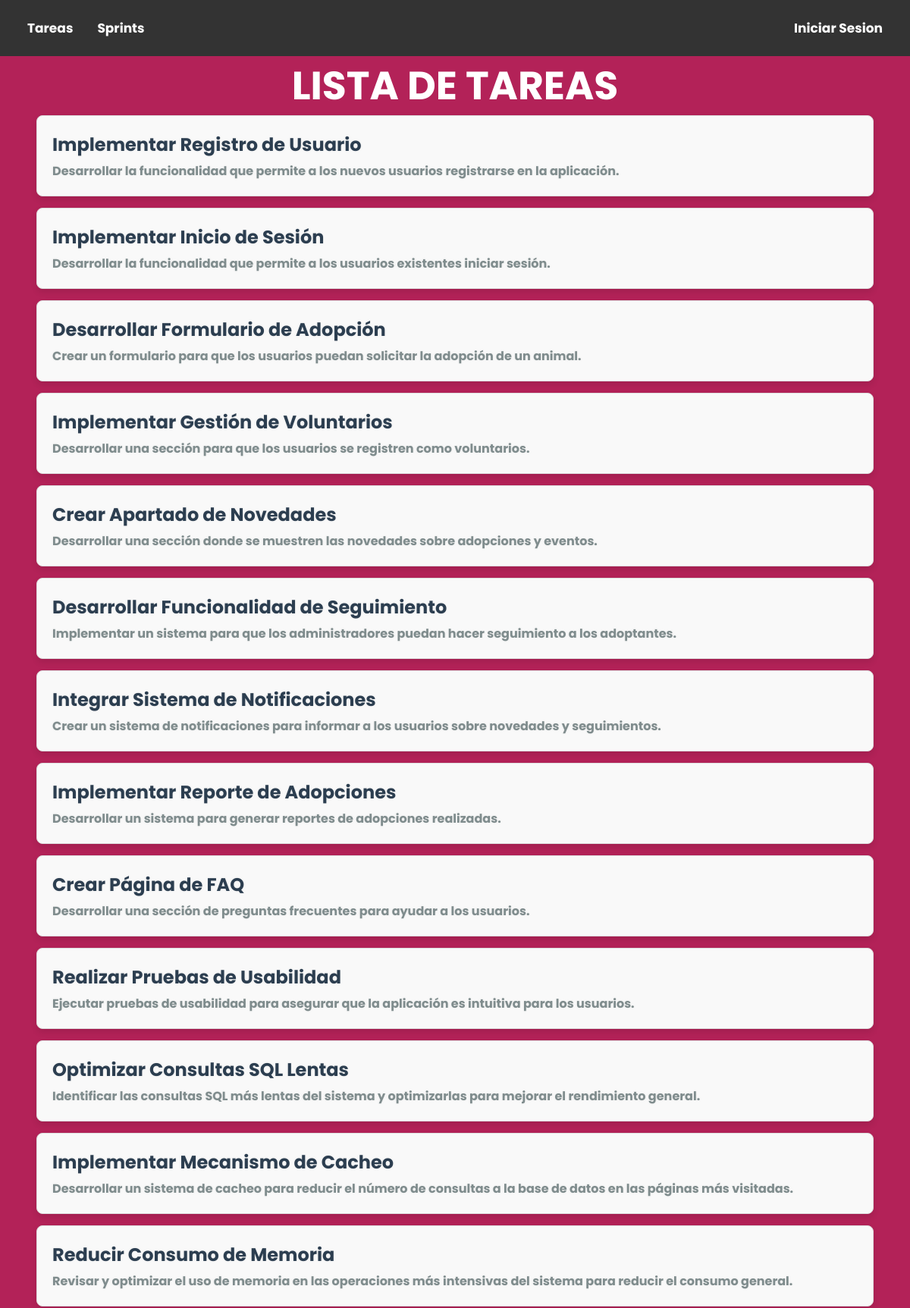
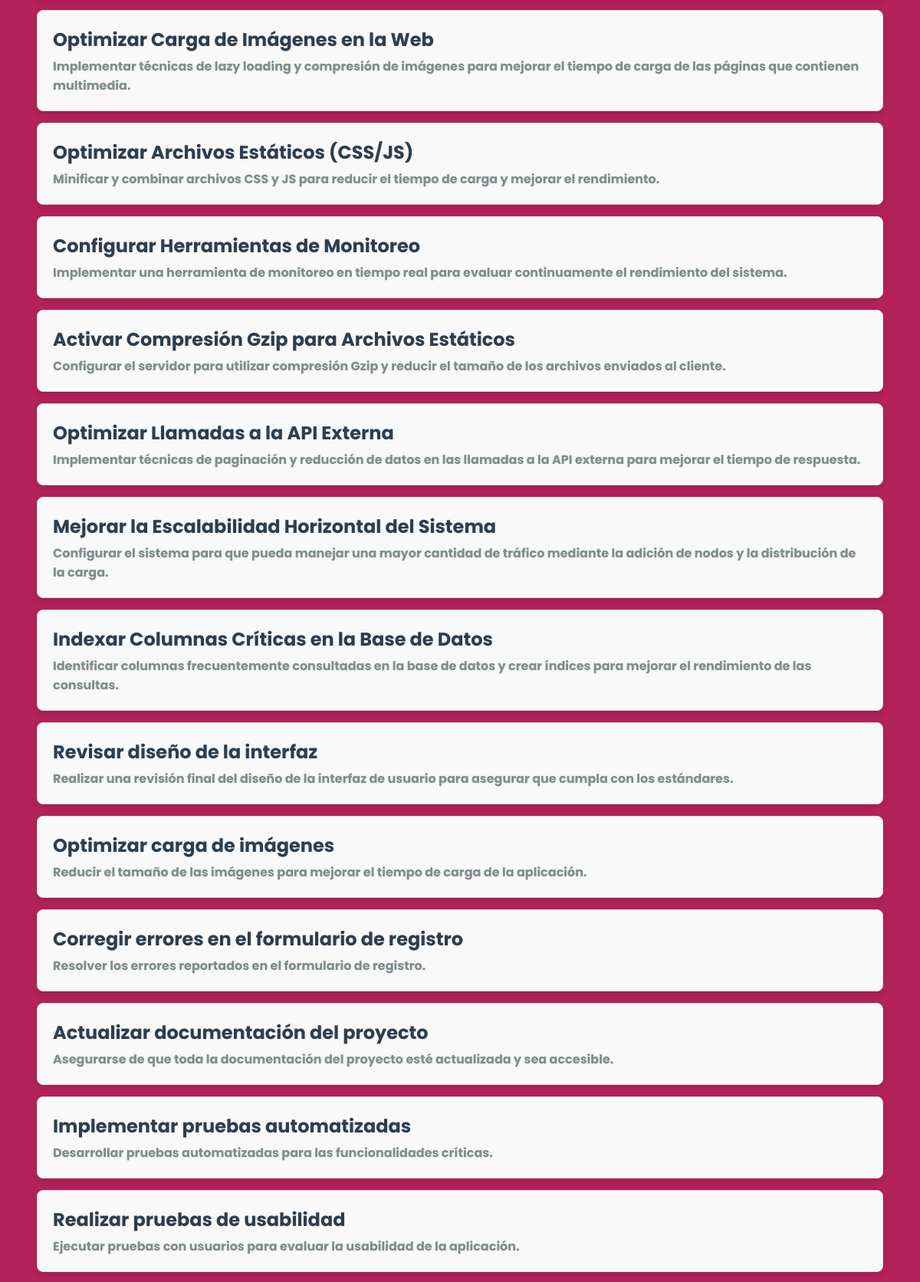
Page /tareas/ (upper part) on the committed database (2 pictures, top to bottom).
### scrum/models.py (models this page shows, shortened)
class Tarea(models.Model):
    PRIORIDADES = [
        ('BAJA', 'Baja'),
        ('MEDIA', 'Media'),
        ('ALTA', 'Alta'),
    ]
    titulo = models.CharField(max_length=200,
                              verbose_name="Titulo de la Tarea",  help_text="Un titulo que describa la tarea.") #Mejoras para mejor legibilidad en el apartado admin.
    descripcion = models.TextField(
        null=False,
        blank=True
    )
    criterios_aceptacion = models.TextField(
        blank=True,
        null=True
    )
    prioridad = models.CharField(
        max_length=10,
        choices=PRIORIDADES, #Son las opciones, en este caso la tupla PRIORIDADES
        default='BAJA'
    )
    estado = models.CharField(
        max_length=20,
        choices=ESTADOS,
        default='POR_HACER' #Por defecto es POR_HACER
    )
    esfuerzo_estimado = models.IntegerField(
        null=True,
        blank=True
    )
    responsable = models.ForeignKey( #Clave foranea
        User,
        null=True,
        on_delete=models.SET_NULL #Al eliminar el usuario se establece la relacion a NULL
    )
    sprint_asignado = models.ForeignKey( #Clave foranea
        'Sprint',
        null=True,
        blank=True,
        on_delete=models.SET_NULL #Al eliminar un Sprint, se establece la relación a NULL
    )
    fecha_de_creacion = models.DateTimeField(auto_now=True)
    fecha_de_actualizacion = models.DateTimeField(auto_now_add=True)
    fecha_de_finalizacion = models.DateTimeField(null=True,blank=True) #Campo de mejora, para agregar una fecha de finalizacion a la tarea
    dependencias = models.ManyToManyField(  #Relacion de muchos a muchos
        'self',
        symmetrical=False,  #La relación no es simétrica; permite dependencias unidireccionales
        blank=True #Puede estar en blanco
    )
    bloqueadores = models.TextField(
        null=True,  #Puedo ser nulo
        blank=True, #Puede estar en blanco
    )
    class Meta:   #Metadato, es decir informacion de los datos o en este caso el modelo
        constraints = [ #Condicionales o reglas que se aplican a los campos de la base de datos para garantizar la integridad de los datos
            models.CheckConstraint(check=Q(estado='POR_HACER') | Q(estado='EN_PROGRESO') | Q(estado='COMPLETADA'), name='estado_valido_tarea'),
            models.CheckConstraint(check=Q(prioridad='BAJA') | Q(prioridad='MEDIA') | Q(prioridad='ALTA'), name='prioridad_valido_tarea'),
            models.CheckConstraint(check=Q(esfuerzo_estimado__gte=0), name='esfuerzo_estimado_no_negativo'),
            models.CheckConstraint(
                check=Q(estado='COMPLETADA') | Q(fecha_de_finalizacion__isnull=True),
                name='fecha_finalizacion_tarea'
            ), #Constraint de mejora, si una tarea esta completada fecha de finalizacion puede tener un valor valido no null.
        ]

### scrum/views.py (the view)
# urls.py: path("tareas/",views.TareaListView.as_view(), name="tareas-lista"),
class TareaListView(ListView):
    model = Tarea
    template_name = "scrum/tareas_lista.html"
    context_object_name = "tareas"

### templates/scrum/tareas_lista.html
{% extends "base.html" %}
{% block content %}
<h2>LISTA DE TAREAS</h2>
<ul class="lista-tareas">
    {% for tarea in tareas %}
        <li class="tarea-item">
            <a href="{% url 'scrum:tarea-detalle' tarea.id %}">
                <div class="tarea-container">
                    <p class="tarea-titulo">{{ tarea.titulo }}</p>
                    <p class="tarea-descripcion">{{ tarea.descripcion }}</p>
                </div>
            </a>
        </li>
    {% endfor %}
</ul>
{% endblock %}

### static/css/estilos.css (style rules this page uses)
* { margin: 0; padding: 0; box-sizing: border-box; text-decoration: none; }
body { font-family: 'Poppins', sans-serif; background-color: #b32258; }
h2 { font-weight: bold; font-size: 52px; text-align: center; color: white; }
.lista-tareas { list-style-type: none; padding: 0; }
.tarea-item { margin-bottom: 15px; }
.tarea-container { padding: 20px; border: 1px solid #ddd; border-radius: 8px; background-color: #f9f9f9; box-shadow: 0px 4px 8px rgba(0, 0, 0, 0.1); margin-right: 3em; margin-left: 3em; transition: transform 0.3s ease, box-shadow 0.3s ease; }
.tarea-titulo { font-size: 1.5em; font-weight: bold; color: #2c3e50; margin-bottom: 5px; }
.tarea-descripcion { font-size: 1em; color: #7f8c8d; }
a { text-shadow: 0px 0px 3px rgba(117, 117, 117, 0.12); color: #b32258; text-decoration: none; font-family: 'Poppins', sans-serif; }

### rows in the picture
Tarea: titulo "Implementar Registro de Usuario", descripcion "Desarrollar la funcionalidad que permite a los nuevos usuarios registrarse en la aplicación."
Tarea: titulo "Implementar Inicio de Sesión", descripcion "Desarrollar la funcionalidad que permite a los usuarios existentes iniciar sesión."
Tarea: titulo "Desarrollar Formulario de Adopción", descripcion "Crear un formulario para que los usuarios puedan solicitar la adopción de un animal."
Tarea: titulo "Implementar Gestión de Voluntarios", descripcion "Desarrollar una sección para que los usuarios se registren como voluntarios."
Tarea: titulo "Crear Apartado de Novedades", descripcion "Desarrollar una sección donde se muestren las novedades sobre adopciones y eventos."
Tarea: titulo "Desarrollar Funcionalidad de Seguimiento", descripcion "Implementar un sistema para que los administradores puedan hacer seguimiento a los adoptantes."
Tarea: titulo "Integrar Sistema de Notificaciones", descripcion "Crear un sistema de notificaciones para informar a los usuarios sobre novedades y seguimientos."
Tarea: titulo "Implementar Reporte de Adopciones", descripcion "Desarrollar un sistema para generar reportes de adopciones realizadas."
Tarea: titulo "Crear Página de FAQ", descripcion "Desarrollar una sección de preguntas frecuentes para ayudar a los usuarios."
Tarea: titulo "Realizar Pruebas de Usabilidad", descripcion "Ejecutar pruebas de usabilidad para asegurar que la aplicación es intuitiva para los usuarios."
Tarea: titulo "Optimizar Consultas SQL Lentas", descripcion "Identificar las consultas SQL más lentas del sistema y optimizarlas para mejorar el rendimiento general."
Tarea: titulo "Implementar Mecanismo de Cacheo", descripcion "Desarrollar un sistema de cacheo para reducir el número de consultas a la base de datos en las páginas más visitadas."
Tarea: titulo "Reducir Consumo de Memoria", descripcion "Revisar y optimizar el uso de memoria en las operaciones más intensivas del sistema para reducir el consumo general."
Tarea: titulo "Optimizar Carga de Imágenes en la Web", descripcion "Implementar técnicas de lazy loading y compresión de imágenes para mejorar el tiempo de carga de las páginas que contienen multimedia."
Tarea: titulo "Optimizar Archivos Estáticos (CSS/JS)", descripcion "Minificar y combinar archivos CSS y JS para reducir el tiempo de carga y mejorar el rendimiento."
Tarea: titulo "Configurar Herramientas de Monitoreo", descripcion "Implementar una herramienta de monitoreo en tiempo real para evaluar continuamente el rendimiento del sistema."
Tarea: titulo "Activar Compresión Gzip para Archivos Estáticos", descripcion "Configurar el servidor para utilizar compresión Gzip y reducir el tamaño de los archivos enviados al cliente."
Tarea: titulo "Optimizar Llamadas a la API Externa", descripcion "Implementar técnicas de paginación y reducción de datos en las llamadas a la API externa para mejorar el tiempo de respuesta."
Tarea: titulo "Mejorar la Escalabilidad Horizontal del Sistema", descripcion "Configurar el sistema para que pueda manejar una mayor cantidad de tráfico mediante la adición de nodos y la distribución de la carga."
Tarea: titulo "Indexar Columnas Críticas en la Base de Datos", descripcion "Identificar columnas frecuentemente consultadas en la base de datos y crear índices para mejorar el rendimiento de las consultas."
Tarea: titulo "Revisar diseño de la interfaz", descripcion "Realizar una revisión final del diseño de la interfaz de usuario para asegurar que cumpla con los estándares."
Tarea: titulo "Optimizar carga de imágenes", descripcion "Reducir el tamaño de las imágenes para mejorar el tiempo de carga de la aplicación."
Tarea: titulo "Corregir errores en el formulario de registro", descripcion "Resolver los errores reportados en el formulario de registro."
Tarea: titulo "Actualizar documentación del proyecto", descripcion "Asegurarse de que toda la documentación del proyecto esté actualizada y sea accesible."
Tarea: titulo "Implementar pruebas automatizadas", descripcion "Desarrollar pruebas automatizadas para las funcionalidades críticas."
Tarea: titulo "Realizar pruebas de usabilidad", descripcion "Ejecutar pruebas con usuarios para evaluar la usabilidad de la aplicación."
